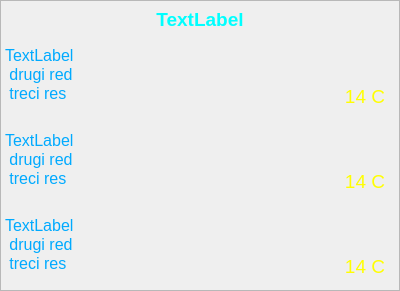
  <widget class="QFrame" name="frm_near">
   <property name="geometry">
    <rect>
     <x>590</x>
     <y>620</y>
     <width>400</width>
     <height>291</height>
    </rect>
   </property>
   <property name="frameShape">
    <enum>QFrame::StyledPanel</enum>
   </property>
   <property name="frameShadow">
    <enum>QFrame::Raised</enum>
   </property>
   <widget class="QLabel" name="lbl_near_desc1">
    <property name="geometry">
     <rect>
      <x>5</x>
      <y>35</y>
      <width>335</width>
      <height>80</height>
     </rect>
    </property>
    <property name="font">
     <font>
      <pointsize>12</pointsize>
     </font>
    </property>
    <property name="styleSheet">
     <string notr="true">color: rgb(0, 170, 255);</string>
    </property>
    <property name="text">
     <string>TextLabel
 drugi red
 treci res</string>
    </property>
    <property name="alignment">
     <set>Qt::AlignLeading|Qt::AlignLeft|Qt::AlignVCenter</set>
    </property>
    <property name="wordWrap">
     <bool>false</bool>
    </property>
    <property name="textInteractionFlags">
     <set>Qt::LinksAccessibleByMouse|Qt::TextSelectableByMouse</set>
    </property>
   </widget>
   <widget class="QLabel" name="lbl_near_pic1">
    <property name="geometry">
     <rect>
      <x>345</x>
      <y>35</y>
      <width>50</width>
      <height>50</height>
     </rect>
    </property>
    <property name="text">
     <string/>
    </property>
   </widget>
   <widget class="QLabel" name="lbl_near_temp1">
    <property name="geometry">
     <rect>
      <x>340</x>
      <y>85</y>
      <width>50</width>
      <height>30</height>
     </rect>
    </property>
    <property name="font">
     <font>
      <pointsize>14</pointsize>
     </font>
    </property>
    <property name="styleSheet">
     <string notr="true">color: rgb(255, 255, 0);</string>
    </property>
    <property name="text">
     <string>14 C</string>
    </property>
    <property name="alignment">
     <set>Qt::AlignHCenter|Qt::AlignTop</set>
    </property>
   </widget>
   <widget class="QLabel" name="lbl_near_temp2">
    <property name="geometry">
     <rect>
      <x>340</x>
      <y>170</y>
      <width>50</width>
      <height>30</height>
     </rect>
    </property>
    <property name="font">
     <font>
      <pointsize>14</pointsize>
     </font>
    </property>
    <property name="styleSheet">
     <string notr="true">color: rgb(255, 255, 0);</string>
    </property>
    <property name="text">
     <string>14 C</string>
    </property>
    <property name="alignment">
     <set>Qt::AlignHCenter|Qt::AlignTop</set>
    </property>
   </widget>
   <widget class="QLabel" name="lbl_near_pic2">
    <property name="geometry">
     <rect>
      <x>345</x>
      <y>120</y>
      <width>50</width>
      <height>50</height>
     </rect>
    </property>
    <property name="text">
     <string/>
    </property>
   </widget>
   <widget class="QLabel" name="lbl_near_desc2">
    <property name="geometry">
     <rect>
      <x>5</x>
      <y>120</y>
      <width>335</width>
      <height>80</height>
     </rect>
    </property>
    <property name="font">
     <font>
      <pointsize>12</pointsize>
     </font>
    </property>
    <property name="styleSheet">
     <string notr="true">color: rgb(0, 170, 255);</string>
    </property>
    <property name="text">
     <string>TextLabel
 drugi red
 treci res</string>
    </property>
    <property name="alignment">
     <set>Qt::AlignLeading|Qt::AlignLeft|Qt::AlignVCenter</set>
    </property>
    <property name="wordWrap">
     <bool>false</bool>
    </property>
    <property name="textInteractionFlags">
     <set>Qt::LinksAccessibleByMouse|Qt::TextSelectableByMouse</set>
    </property>
   </widget>
   <widget class="QLabel" name="lbl_near_temp3">
    <property name="geometry">
     <rect>
      <x>340</x>
      <y>255</y>
      <width>50</width>
      <height>30</height>
     </rect>
    </property>
    <property name="font">
     <font>
      <pointsize>14</pointsize>
     </font>
    </property>
    <property name="styleSheet">
     <string notr="true">color: rgb(255, 255, 0);</string>
    </property>
    <property name="text">
     <string>14 C</string>
    </property>
    <property name="alignment">
     <set>Qt::AlignHCenter|Qt::AlignTop</set>
    </property>
   </widget>
   <widget class="QLabel" name="lbl_near_pic3">
    <property name="geometry">
     <rect>
      <x>345</x>
      <y>205</y>
      <width>50</width>
      <height>50</height>
     </rect>
    </property>
    <property name="text">
     <string/>
    </property>
   </widget>
   <widget class="QLabel" name="lbl_near_desc3">
    <property name="geometry">
     <rect>
      <x>5</x>
      <y>205</y>
      <width>335</width>
      <height>80</height>
     </rect>
    </property>
    <property name="font">
     <font>
      <pointsize>12</pointsize>
     </font>
    </property>
    <property name="styleSheet">
     <string notr="true">color: rgb(0, 170, 255);</string>
    </property>
    <property name="text">
     <string>TextLabel
 drugi red
 treci res</string>
    </property>
    <property name="alignment">
     <set>Qt::AlignLeading|Qt::AlignLeft|Qt::AlignVCenter</set>
    </property>
    <property name="wordWrap">
     <bool>false</bool>
    </property>
    <property name="textInteractionFlags">
     <set>Qt::LinksAccessibleByMouse|Qt::TextSelectableByMouse</set>
    </property>
   </widget>
   <widget class="QLabel" name="lbl_near_title">
    <property name="geometry">
     <rect>
      <x>5</x>
      <y>5</y>
      <width>390</width>
      <height>30</height>
     </rect>
    </property>
    <property name="font">
     <font>
      <pointsize>14</pointsize>
      <weight>75</weight>
      <bold>true</bold>
     </font>
    </property>
    <property name="styleSheet">
     <string notr="true">color: rgb(0, 255, 255);</string>
    </property>
    <property name="text">
     <string>TextLabel</string>
    </property>
    <property name="alignment">
     <set>Qt::AlignCenter</set>
    </property>
    <property name="textInteractionFlags">
     <set>Qt::LinksAccessibleByMouse|Qt::TextSelectableByMouse</set>
    </property>
   </widget>
  </widget>
